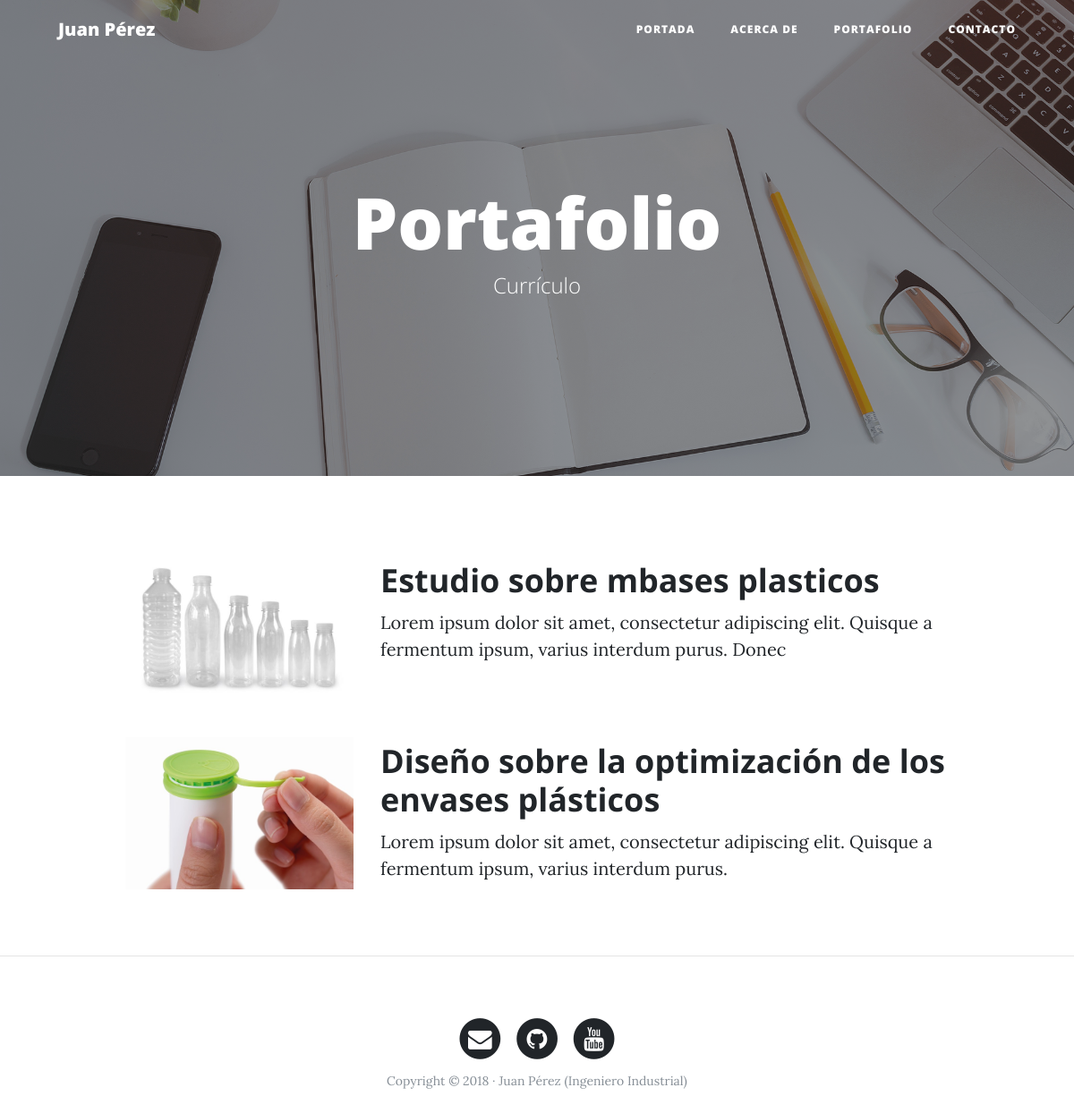
/portfolio/, run on an earlier commit of the app's database.
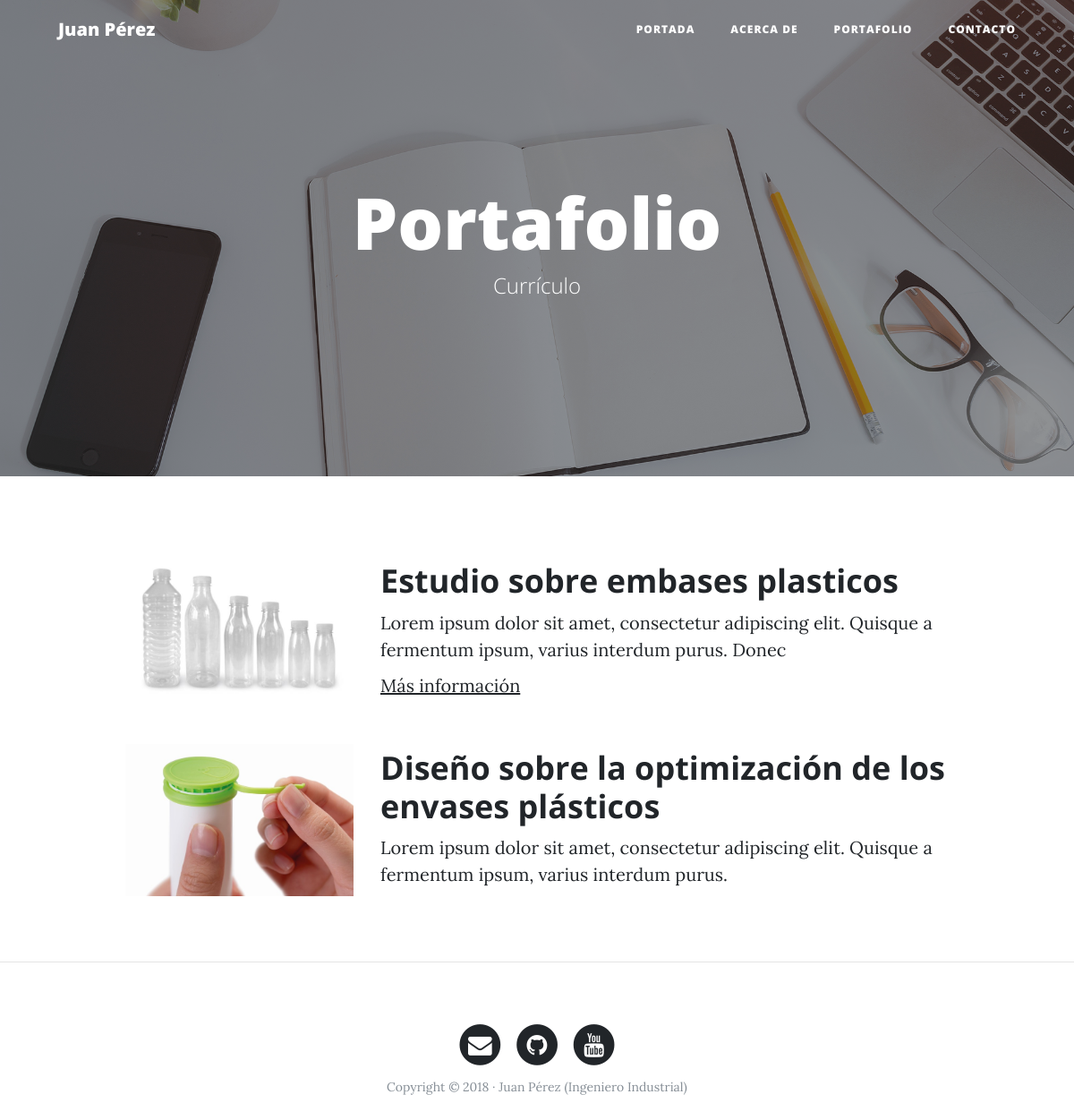
And on a later commit of the database.
### portfolio/models.py (models this page shows)
class Project(models.Model):
    title = models.CharField(max_length=200, verbose_name="Titulo")
    description = models.TextField(verbose_name="Descripción")
    image = models.ImageField(verbose_name="Imagen", upload_to="projects") #Guarda las imagenes media en el directorio projects
    link = models.URLField(verbose_name="Dirección Web",null=True, blank = True)
    created = models.DateTimeField(auto_now_add=True, verbose_name="Fecha de creación")   #Se agrega al crear
    updated = models.DateTimeField(auto_now=True, verbose_name="Fecha de edición")       #Cambia con cada modificación
    class Meta:
        verbose_name = 'proyecto'
        verbose_name_plural = 'proyectos'
        ordering = ['-created'] #Se ordena por fecha de creación (-) :desc
    def __str__(self):
        return self.title

### portfolio/views.py (the view)
# urls.py: path('portfolio/',portfolio_views.portfolio, name='portfolio'),
def portfolio(request):
    projects = Project.objects.all() #Devuelve todos los objetos que tiene el modelo de project
    return render(request, "portfolio/portfolio.html", {'projects':projects})

### portfolio/templates/portfolio/portfolio.html (shortened to what this page needs)
{% extends 'core/base.html'%}
{% block background %}{% load static %}{% static 'core/img/portfolio-bg.jpg' %}{% endblock %}
{% block headers %}
    <h1>Portafolio</h1>
    <span class="subheading">Currículo</span>
{% endblock %}
{%block content%}
    {% for project in projects %}
        <div class="row project">
            <div class="col-lg-3 col-md-4 offset-lg-1">
                    <img class="img-fluid" src="{{project.image.url}}" alt="">
            </div>
            <div class="col-lg-7 col-md-8">
                <h2 class="section-heading title">{{project.title}}</h2>
                <p>{{project.description}}</p>
                {% if project.link %}
                    <p><a href="{{project.link}}">Más información</a></p>
                {% endif %}
            </div>
        </div>
    {% endfor %}
{% endblock %}

### core/templates/core/base.html (shortened to what this page needs)
<!DOCTYPE html>
<html lang="es">
  <head>
    {% load static %}
    <link href="{% static 'core/vendor/bootstrap/css/bootstrap.min.css' %}" rel="stylesheet">
    <link href="{% static 'core/vendor/font-awesome/css/font-awesome.min.css' %}" rel="stylesheet" type="text/css">
    <link href="{% static 'core/css/clean-blog.min.css' %}" rel="stylesheet">
  </head>
  <body>
    <nav class="navbar navbar-expand-lg navbar-light fixed-top" id="mainNav">
      <div class="container">
        <a class="navbar-brand" href="{% url 'home' %}">Juan Pérez</a>
        <div class="collapse navbar-collapse" id="navbarResponsive">
          <ul class="navbar-nav ml-auto">
            <li class="nav-item">
              <a class="nav-link" href="{% url 'home' %}">Portada</a>
            </li>
            <li class="nav-item">
              <a class="nav-link" href="{% url 'about' %}">Acerca de</a>
            </li>
            <li class="nav-item">
              <a class="nav-link" href="{% url 'portfolio' %}">Portafolio</a>
            </li>
            <li class="nav-item">
              <a class="nav-link" href="{% url 'contact' %}">Contacto</a>
            </li>
          </ul>
        </div>
      </div>
    </nav>
    <header class="masthead" style="background-image: url('{% block background %}{% endblock %}')">
      <div class="overlay"></div>
      <div class="container">
        <div class="row">
          <div class="col-lg-8 col-md-10 mx-auto">
            <div class="site-heading">
                {% block headers %}{% endblock %}
            </div>
          </div>
        </div>
      </div>
    </header>
    <div class="container">
        {%block content%}{% endblock %}
    </div>
    {% if request.path != "/" %} <hr> {% endif %}
    <footer>
      <div class="container">
        <div class="row">
          <div class="col-lg-8 col-md-10 mx-auto">
            <ul class="list-inline text-center">
              <li class="list-inline-item">
                <a href="#">
                  <span class="fa-stack fa-lg">
                    <i class="fa fa-circle fa-stack-2x"></i>
                    <i class="fa fa-envelope fa-stack-1x fa-inverse"></i>
                  </span>
                </a>
              </li>
              <li class="list-inline-item">
                <a href="#">
                  <span class="fa-stack fa-lg">
                    <i class="fa fa-circle fa-stack-2x"></i>
                    <i class="fa fa-github fa-stack-1x fa-inverse"></i>
                  </span>
                </a>
              </li>
              <li class="list-inline-item">
                <a href="#">
                  <span class="fa-stack fa-lg">
                    <i class="fa fa-circle fa-stack-2x"></i>
                    <i class="fa fa-youtube fa-stack-1x fa-inverse"></i>
                  </span>
                </a>
              </li>
            </ul>
            <p class="copyright text-muted">Copyright &copy; 2018 · Juan Pérez (Ingeniero Industrial) </p>
          </div>
        </div>
      </div>
    </footer>
  </body>
</html>

What changed in the data, as far as the page shows it:
changed Project: title "Estudio sobre mbases plasticos" → "Estudio sobre embases plasticos"; now shows "Más información"
